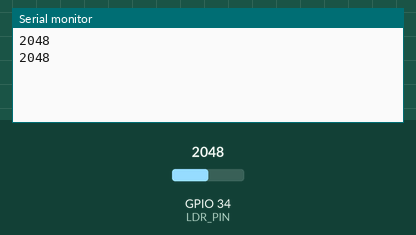
A sketch run on a simulated ESP32. Parts: the last lines printed to the serial monitor. The inputs (shaded band) are chosen by the test bench; at power-on: GPIO 34 (LDR_PIN) = 2048.

Above: at 1.8 s.
1.9 s: GPIO 34 (LDR_PIN) set to 2866
At 2.8 s:
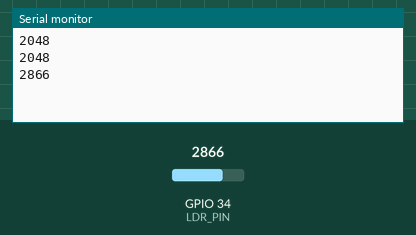
3.4 s: GPIO 34 (LDR_PIN) set to 3603
At 4.8 s:
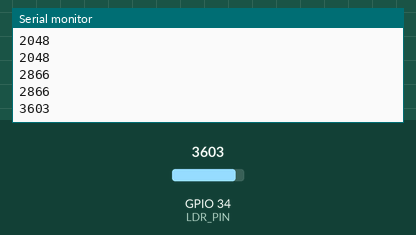
Timing chart, 0 to 6.4 s (numbered marks = the images above; inputs shaded):
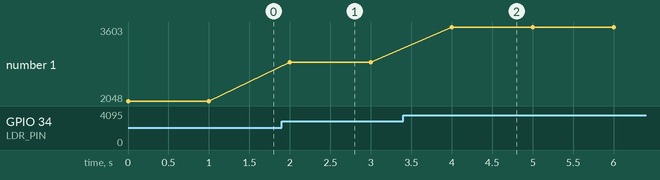

Measured:
- after the input at 1.9 s, the serial monitor: prints a new line after 0.10 s (image 1)
- after the input at 3.4 s, the serial monitor: prints a new line after 0.60 s (image 2)
- plotted number 1: 2048 → 2866 after the input at 1.9 s, 2866 → 3603 after the input at 3.4 s

The sketch:

photoresistor-analog.ino
```cpp
#define LDR_PIN 34

void setup() {
  // put your setup code here, to run once:
  pinMode(LDR_PIN, INPUT);
  Serial.begin(115200);
}

void loop() {
  int ldr_value = analogRead(LDR_PIN);
  Serial.println(ldr_value);
  delay(1000);

}
```
